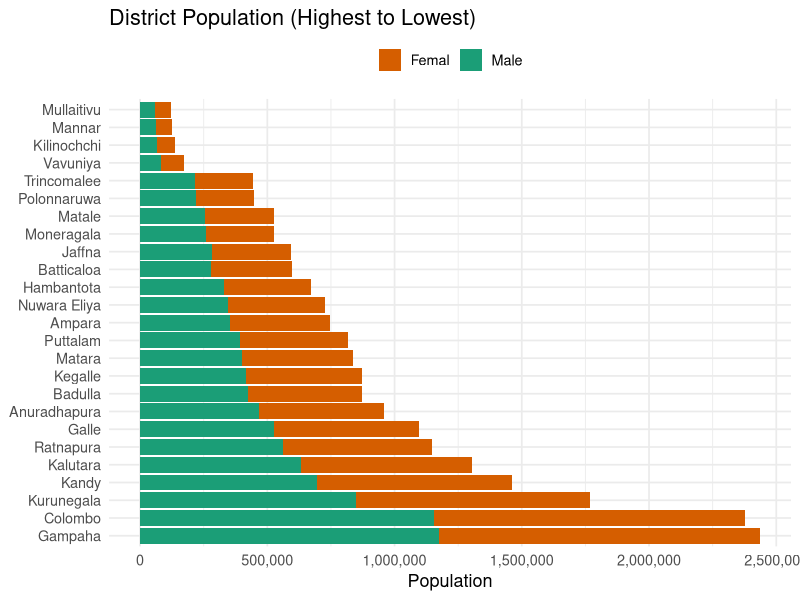

Generate this figure with R:
## ---- chunk 1
#| echo: false
#| message: false
#| warning: false
#| fig-cap: "Figure 6.1: District-wise Population based on 2024 Census. The graph shows that the population is distributed unevenly across the districts of Sri Lanka. Colombo and Gampaha have the highest populations. Both districts lie in the Western Province, which holds the commercial capital, the main port and airport links, and much of the country’s industrial and service employment. "
#| out-width: 100%
library(tidyverse)
population <- read_csv("population.csv")
library(dplyr)
library(ggplot2)
library(forcats)

library(dplyr)
library(tidyr)
library(ggplot2)

population_long <- population %>%
  arrange(desc(Total)) %>% 
  mutate(
    District = factor(District, levels = District)
  ) %>%
  pivot_longer(
    cols = c(Male, Femal),
    names_to = "Gender",
    values_to = "Population"
  )

ggplot(population_long,
       aes(x = Population, 
           y = District, 
           fill = Gender)) +
  geom_col() +
  scale_fill_manual(
    values = c(
      "Male" = "#1b9e77",   
      "Femal" = "#D55E00"   # orange
    )
  ) +
  scale_x_continuous(labels = scales::comma) +
  labs(
    title = "District Population (Highest to Lowest)",
    x = "Population",
    y = NULL,
    fill = NULL
  ) +
  theme_minimal(base_size = 13) +
  theme(
    legend.position = "top"
  )
